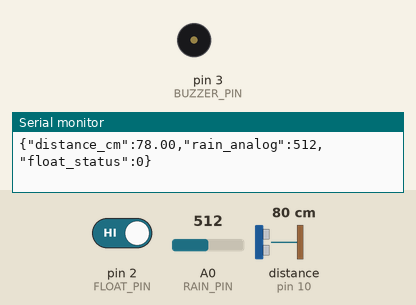
Recording of a sketch running on a simulated Arduino Uno, built with avr-gcc and run on an emulated ATmega328P. On the bench: buzzer (waves = sounding, pin HIGH), the last lines printed to the serial monitor. Wiring (inferred from the names in the program): ultrasonic range finder: trigger pin 9; echo pin 10. Inputs (shaded band) come from the test bench; at power-on: pin 2 (FLOAT_PIN) HIGH, A0 (RAIN_PIN) = 512, distance to the obstacle (sensor on pin 10) 80 cm. The echo pulse lasts 58.3 µs per cm; pins used as bus, display or sensor lines are not drawn.

Above: at 1.2 s.
1.3 s: pin 2 (FLOAT_PIN) driven LOW
At 2.5 s:
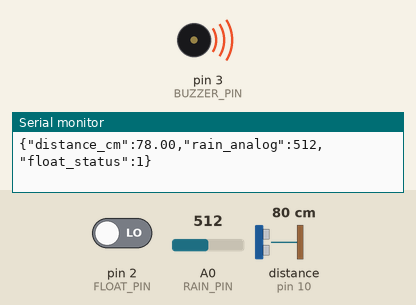
3.0 s: pin 2 (FLOAT_PIN) driven HIGH
At 5.2 s:
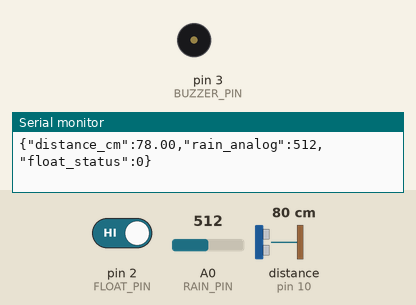
Timing chart, 0 to 6.7 s (numbered marks = the images above; inputs shaded):
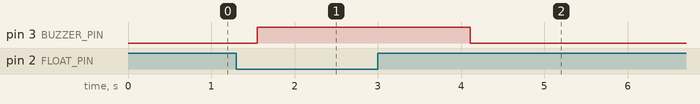

Measured:
- after the input at 1.3 s, pin 3 (BUZZER_PIN): LOW → HIGH after 0.25 s
- after the input at 3.0 s, pin 3 (BUZZER_PIN): HIGH → LOW after 1.1 s

The sketch:

sketch_feb19a.ino
```cpp
#define TRIG_PIN 9
#define ECHO_PIN 10
#define BUZZER_PIN 3
#define FLOAT_PIN 2
#define RAIN_PIN A0

// Ultrasonic settings
const int samples = 5;

void setup() {
  Serial.begin(9600);

  pinMode(TRIG_PIN, OUTPUT);
  pinMode(ECHO_PIN, INPUT);

  pinMode(BUZZER_PIN, OUTPUT);
  pinMode(FLOAT_PIN, INPUT_PULLUP);

  digitalWrite(BUZZER_PIN, LOW);
}

float readUltrasonic() {
  long total = 0;
  int valid = 0;

  for (int i = 0; i < samples; i++) {
    digitalWrite(TRIG_PIN, LOW);
    delayMicroseconds(2);

    digitalWrite(TRIG_PIN, HIGH);
    delayMicroseconds(10);
    digitalWrite(TRIG_PIN, LOW);

    long duration = pulseIn(ECHO_PIN, HIGH, 30000);

    float distance = duration * 0.034 / 2;

    if (distance > 2 && distance < 400) {
      total += distance;
      valid++;
    }

    delay(50);
  }

  if (valid > 0) {
    return total / (float)valid;
  } else {
    return -1; // invalid reading
  }
}

void loop() {

  float distance = readUltrasonic();
  int rainValue = analogRead(RAIN_PIN);

  // Float switch logic (LOW = triggered)
  int floatRaw = digitalRead(FLOAT_PIN);
  int floatStatus = (floatRaw == LOW) ? 1 : 0;

  // Simple emergency buzzer logic
  if (floatStatus == 1) {
    digitalWrite(BUZZER_PIN, HIGH);
  } else {
    digitalWrite(BUZZER_PIN, LOW);
  }

  // JSON Output
  Serial.print("{");

  Serial.print("\"distance_cm\":");
  Serial.print(distance);

  Serial.print(",\"rain_analog\":");
  Serial.print(rainValue);

  Serial.print(",\"float_status\":");
  Serial.print(floatStatus);

  Serial.println("}");

  delay(1000);
}
```
